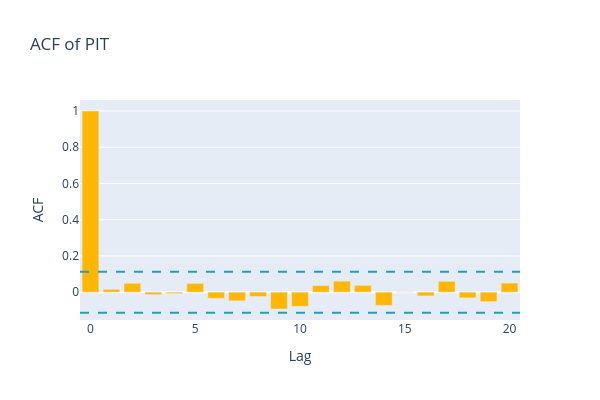

The notebook cell this image was saved under:
### Code cell
diagnostics.pit_acf(max_lag=20)

### Figure 1 — Plotly figure (JSON) as saved in the notebook; plotly's stock layout.template omitted (floating-point values rounded to 4 significant figures)
{"data": [{"customdata": [300, 299, 298, 297, 296, 295, 294, 293, 292, 291, 290, 289, 288, 287, 286, 285, 284, 283, 282, 281, 280], "hovertemplate": "Lag: %{x}<br>ACF: %{y:.3f}<br>Pairs: %{customdata}<extra></extra>", "marker": {"color": "#ffb703"}, "name": "PIT ACF", "type": "bar", "x": [0, 1, 2, 3, 4, 5, 6, 7, 8, 9, 10, 11, 12, 13, 14, 15, 16, 17, 18, 19, 20], "y": [1.0, 0.01534, 0.04908, -0.01369, -0.007522, 0.04864, -0.034, -0.04799, -0.02367, -0.09293, -0.07855, 0.03604, 0.06093, 0.03774, -0.07315, 0.001614, -0.02066, 0.05979, -0.03147, -0.05212, 0.05002]}], "layout": {"height": 400, "shapes": [{"line": {"color": "#219ebc", "dash": "dash"}, "type": "line", "x0": 0, "x1": 1, "xref": "x domain", "y0": 0.1132, "y1": 0.1132, "yref": "y"}, {"line": {"color": "#219ebc", "dash": "dash"}, "type": "line", "x0": 0, "x1": 1, "xref": "x domain", "y0": -0.1132, "y1": -0.1132, "yref": "y"}], "showlegend": false, "title": {"text": "ACF of PIT"}, "width": 600, "xaxis": {"title": {"text": "Lag"}}, "yaxis": {"title": {"text": "ACF"}}}}
